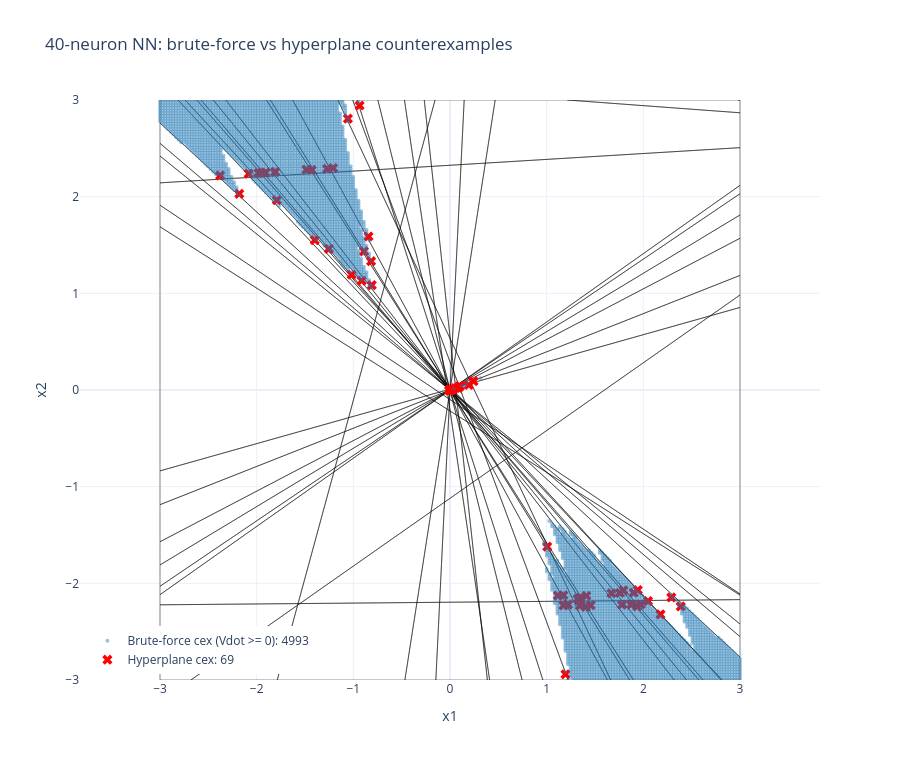

Source (notebook cell):
### Code cell
import torch
import numpy as np
import plotly.graph_objects as go

from duffing_oscillator import DuffingProblem
from lyapunov import train_lyapunov_2d
from hyperplane import extract_weights, analytic_gradient, full_method


def plot_counterexample_overlay(
    problem_or_nn,
    dynamics=None,
    region=None,
    grid_n=220,
    title="Interactive: brute-force vs hyperplane counterexamples",
):
    """Plot brute-force and hyperplane counterexamples with polygon overlays.

    Parameters
    ----------
    problem_or_nn:
        Either a Lyapunov problem object with attributes
        (nn_lyapunov, dynamics, region), or just a neural network.
    dynamics:
        Required when passing only a neural network.
    region:
        Required when passing only a neural network.
    grid_n:
        Brute-force grid resolution per axis.
    title:
        Plot title.
    """
    # Accept either a full problem object or raw nn + dynamics + region
    if (
        hasattr(problem_or_nn, "nn_lyapunov")
        and hasattr(problem_or_nn, "dynamics")
        and hasattr(problem_or_nn, "region")
    ):
        problem = problem_or_nn
    else:
        if dynamics is None or region is None:
            raise ValueError(
                "When passing only a NN, you must also pass dynamics and region."
            )

        class _ProblemWrapper:
            pass

        problem = _ProblemWrapper()
        problem.nn_lyapunov = problem_or_nn
        problem.dynamics = dynamics
        problem.region = region

    # Ensure CPU for consistent numpy conversions
    problem.nn_lyapunov.to("cpu")
    problem.dynamics.to("cpu")

    x1_min_b, x1_max_b = problem.region[0, 0].item(), problem.region[0, 1].item()
    x2_min_b, x2_max_b = problem.region[1, 0].item(), problem.region[1, 1].item()

    # Hyperplane outputs
    hp_counterexamples, hp_polygons, hp_vertex_dict = full_method(problem)

    # Brute-force analytic-gradient scan
    W_matrix, B_vector, W_out_vec = extract_weights(problem.nn_lyapunov)
    x1_vals = np.linspace(x1_min_b, x1_max_b, grid_n)
    x2_vals = np.linspace(x2_min_b, x2_max_b, grid_n)

    brute_counterexamples = []
    for x1 in x1_vals:
        for x2 in x2_vals:
            x_col = np.array([[x1], [x2]])
            grad = analytic_gradient(W_matrix, B_vector, W_out_vec, x_col)
            g1, g2 = float(grad[0, 0]), float(grad[1, 0])
            f = problem.dynamics(torch.tensor([[x1, x2]], dtype=torch.float32))
            f1, f2 = float(f[0, 0]), float(f[0, 1])
            lie = g1 * f1 + g2 * f2
            if lie >= 0.0:
                brute_counterexamples.append((x1, x2))

    # Interactive plot
    fig = go.Figure()

    # Polygon tessellation
    for poly_nodes in hp_polygons:
        coords = [hp_vertex_dict[v] for v in poly_nodes]
        xs = [c[0] for c in coords] + [coords[0][0]]
        ys = [c[1] for c in coords] + [coords[0][1]]
        fig.add_trace(
            go.Scatter(
                x=xs,
                y=ys,
                mode="lines",
                line=dict(color="black", width=1),
                opacity=0.45,
                showlegend=False,
                hoverinfo="skip",
            )
        )

    if brute_counterexamples:
        bx = [p[0] for p in brute_counterexamples]
        by = [p[1] for p in brute_counterexamples]
        fig.add_trace(
            go.Scattergl(
                x=bx,
                y=by,
                mode="markers",
                name=f"Brute-force cex (Vdot >= 0): {len(brute_counterexamples)}",
                marker=dict(color="rgba(31, 119, 180, 0.45)", size=4),
            )
        )

    if hp_counterexamples:
        hx = [p[0] for p in hp_counterexamples]
        hy = [p[1] for p in hp_counterexamples]
        fig.add_trace(
            go.Scatter(
                x=hx,
                y=hy,
                mode="markers",
                name=f"Hyperplane cex: {len(hp_counterexamples)}",
                marker=dict(color="red", size=9, symbol="x"),
            )
        )

    fig.update_layout(
        title=title,
        xaxis_title="x1",
        yaxis_title="x2",
        width=900,
        height=760,
        template="plotly_white",
        legend=dict(x=0.01, y=0.01, xanchor="left", yanchor="bottom"),
    )
    fig.update_xaxes(range=[x1_min_b, x1_max_b])
    fig.update_yaxes(range=[x2_min_b, x2_max_b], scaleanchor="x", scaleratio=1)
    fig.show()

    print(f"Brute-force counterexamples (Vdot >= 0): {len(brute_counterexamples)}")
    print(f"Hyperplane counterexamples: {len(hp_counterexamples)}")

    return {
        "brute_counterexamples": brute_counterexamples,
        "hyperplane_counterexamples": hp_counterexamples,
        "polygons": hp_polygons,
        "vertex_dict": hp_vertex_dict,
    }


# Example: train a small model, then plot via the reusable function
region_for_small = REGION if "REGION" in globals() else torch.tensor([[-3.0, 3.0], [-3.0, 3.0]])
small_hidden_size = 40
small_num_epochs = NUM_EPOCHS if "NUM_EPOCHS" in globals() else 400
small_lr = LEARNING_RATE if "LEARNING_RATE" in globals() else 1e-3
small_grid_pts = GRID_PTS if "GRID_PTS" in globals() else 300

duff10 = DuffingProblem(region=region_for_small, hidden_size=small_hidden_size)
duff10.to(device if "device" in globals() else torch.device("cpu"))
train_lyapunov_2d(
    duff10,
    grid_pts=small_grid_pts,
    num_epochs=small_num_epochs,
    learning_rate=small_lr,
)
duff10.to("cpu")

plot_data = plot_counterexample_overlay(
    duff10,
    grid_n=220,
    title=f"{small_hidden_size}-neuron NN: brute-force vs hyperplane counterexamples",
)
